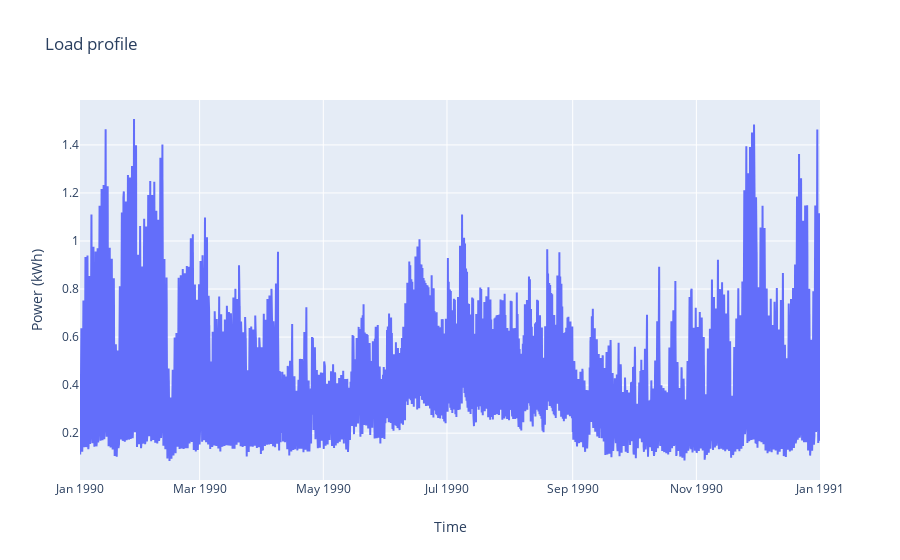
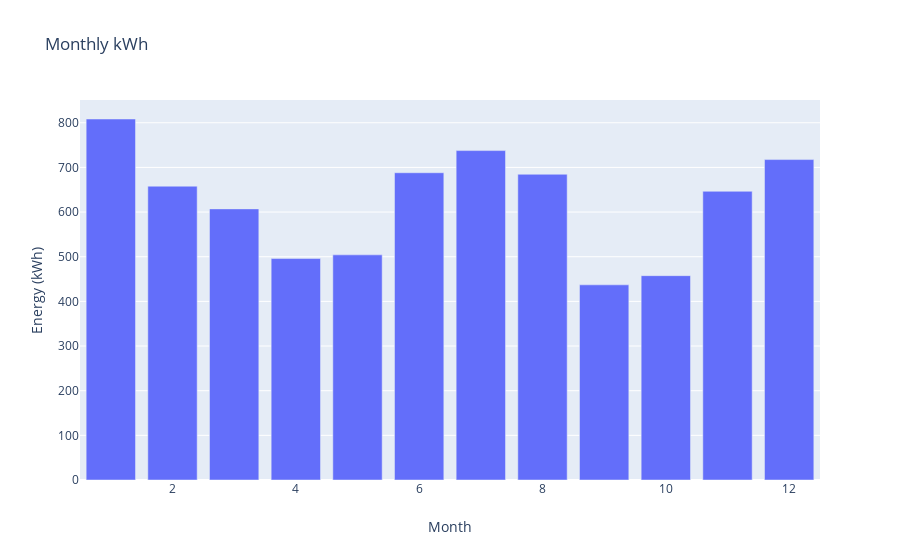

Notebook source saved alongside these figures, in order:
### Code cell
# plotting load profile (for internal checks; not to be included in the website)

LoadProf=pd.read_json(Results['Load_Prof'])
LoadProf[0]=pd.to_datetime(LoadProf[0],unit='ms')
data =[go.Scatter(x= LoadProf[0], y= LoadProf[1],name='Load profile (kWh)', mode='lines')]

layout = go.Layout(title='Load profile' ,xaxis=dict(title='Time'),yaxis=dict(title='Power (kWh)'))
fig = go.Figure(data, layout)
iplot(fig)

LoadProf['Month']=LoadProf[0].dt.month
LoadProf_monthly=LoadProf.groupby('Month').sum()
data =[go.Bar(x= LoadProf_monthly.index, y= LoadProf_monthly[1])]
layout = go.Layout(title='Monthly kWh' ,xaxis=dict(title='Month'),yaxis=dict(title='Energy (kWh)'))
fig = go.Figure(data, layout)
iplot(fig)
display('Annual kWh: ' + LoadProf_monthly[1].sum().astype(int).astype(str) +' kWh')

### Figure 1 — Plotly figure (JSON) as saved in the notebook; plotly's stock layout.template omitted (floating-point values rounded to 4 significant figures; data arrays with more than 128 entries replaced by an {"elided": "..."} marker saying what was removed)
{"data": [{"mode": "lines", "name": "Load profile (kWh)", "type": "scatter", "x": {"elided": "17520 str values"}, "y": {"elided": "17520 float values"}}], "layout": {"title": {"text": "Load profile"}, "xaxis": {"title": {"text": "Time"}}, "yaxis": {"title": {"text": "Power (kWh)"}}}}

### Figure 2 — Plotly figure (JSON) as saved in the notebook; plotly's stock layout.template omitted (floating-point values rounded to 4 significant figures)
{"data": [{"type": "bar", "x": [1, 2, 3, 4, 5, 6, 7, 8, 9, 10, 11, 12], "y": [808.4, 658.0, 607.2, 495.9, 504.2, 688.1, 737.7, 684.6, 437.0, 457.6, 646.5, 717.6]}], "layout": {"title": {"text": "Monthly kWh"}, "xaxis": {"title": {"text": "Month"}}, "yaxis": {"title": {"text": "Energy (kWh)"}}}}
